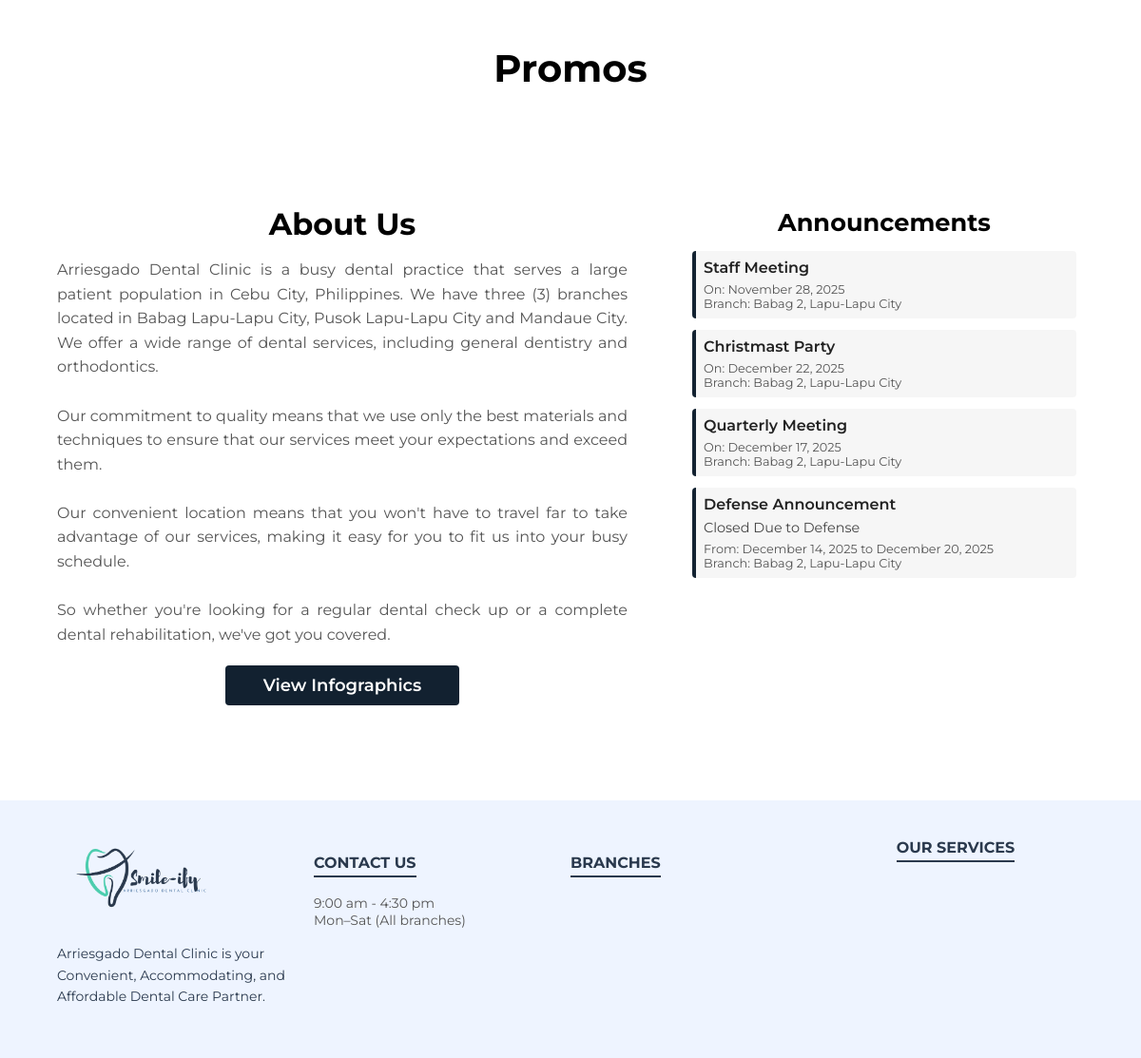
Before: / (lower part) with the older database file.
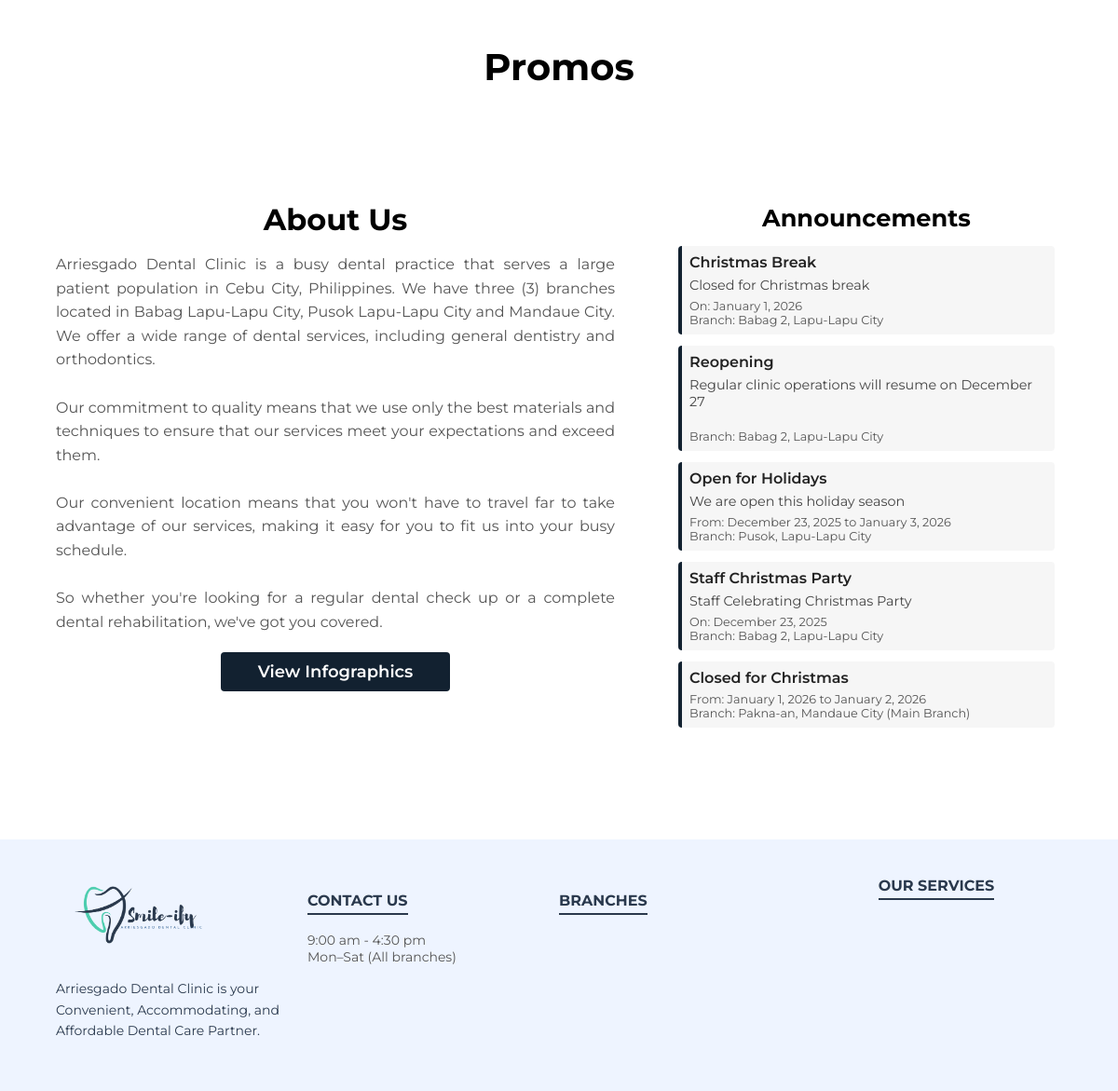
After: the same page with the newer database file.
### tables this page shows
CREATE TABLE `branch_announcements` (
  `id` int(11) NOT NULL,
  `announcement_id` int(11) NOT NULL,
  `branch_id` int(11) NOT NULL,
  `status` enum('Active','Inactive') DEFAULT 'Active',
  `start_date` date DEFAULT NULL,
  `end_date` date DEFAULT NULL,
  `date_created` datetime DEFAULT current_timestamp(),
  `date_updated` datetime DEFAULT current_timestamp() ON UPDATE current_timestamp()
);

CREATE TABLE `announcements` (
  `announcement_id` int(11) NOT NULL,
  `title` varchar(255) NOT NULL,
  `description` text NOT NULL,
  `type` enum('General','Closed') NOT NULL
);

CREATE TABLE `branch` (
  `branch_id` int(11) NOT NULL,
  `name` varchar(50) NOT NULL,
  `nickname` varchar(255) NOT NULL,
  `address` varchar(255) DEFAULT NULL,
  `phone_number` varchar(50) DEFAULT NULL,
  `dental_chairs` int(11) NOT NULL DEFAULT 1,
  `status` enum('Active','Inactive') DEFAULT 'Active',
  `date_created` datetime NOT NULL DEFAULT current_timestamp(),
  `date_updated` datetime NOT NULL DEFAULT current_timestamp() ON UPDATE current_timestamp(),
  `map_url` text NOT NULL
);

### index.php (the view, shortened to what this page needs)
<?php
require_once BASE_PATH . '/includes/header.php';
require_once BASE_PATH . '/includes/db.php';
$query = $conn->query("
    SELECT
        a.title,
        a.description,
        a.type,
        ba.start_date,
        ba.end_date,
        ba.status,
        ba.branch_id,
        b.name
    FROM announcements a
    INNER JOIN branch_announcements ba
        ON a.announcement_id = ba.announcement_id
    INNER JOIN branch b
        ON ba.branch_id = b.branch_id
    WHERE ba.status = 'Active'
    ORDER BY ba.date_created ASC
    LIMIT 5
");
$announcements = $query->fetch_all(MYSQLI_ASSOC);
?>
<head>
</head>
<body>
    <div class="promo-container">
        <div class="welcome-text">Promos</div>
    </div>
    <div class="aboutus-wrapper">
        <div class="aboutus-info">
            <p class="aboutus-heading">About Us</p>
                <p class="aboutus-paragraph">
                    Arriesgado Dental Clinic is a busy dental practice that serves a large patient population in Cebu City, Philippines. We have three (3) branches located in Babag Lapu-Lapu City, Pusok Lapu-Lapu City and Mandaue City. We offer a wide range of dental services, including general dentistry and orthodontics. <br><br>
                    Our commitment to quality means that we use only the best materials and techniques to ensure that our services meet your expectations and exceed them. <br><br>
                    Our convenient location means that you won't have to travel far to take advantage of our services, making it easy for you to fit us into your busy schedule. <br><br>
                    So whether you're looking for a regular dental check up or a complete dental rehabilitation, we've got you covered.
                </p>
            <div class="educational-container">
                <button onclick="openEducationalModal()" class="educational-button" id="openEducationalModal">View Infographics</button>
            </div>
        </div>
        <div class="announcement-panel">
            <h3 class="announce-title">Announcements</h3>
            <?php if (empty($announcements)): ?>
                <p>No announcements.</p>
            <?php else: ?>
                <?php foreach ($announcements as $item): ?>
                    <?php
                        $start = $item['start_date'] ? date("F j, Y", strtotime($item['start_date'])) : null;
                        $end   = $item['end_date'] ? date("F j, Y", strtotime($item['end_date'])) : null;
                        if ($start && $end) {
                            if ($item['start_date'] === $item['end_date']) {
                                $dateDisplay = "On: $start";
                            } else {
                                $dateDisplay = "From: $start to $end";
                            }
                        } else {
                            $dateDisplay = "";
                        }
                    ?>
                    <div class="announcement-card">
                        <h4><?= htmlspecialchars($item['title']) ?></h4>
                        <p><?= htmlspecialchars($item['description']) ?></p>
                        <small>
                            <?= $dateDisplay ?><br>
                            Branch: <?= htmlspecialchars($item['name']) ?>
                        </small>
                    </div>
                <?php endforeach; ?>
            <?php endif; ?>
        </div>
    </div>
    <?php require_once BASE_PATH . '/includes/footer.php'; ?>
</body>

### includes/header.php (shortened to what this page needs)
<!DOCTYPE html>
<html lang="en">
<head>
    <link rel="stylesheet" href="<?= BASE_URL ?>/css/style.css?v=<?= time(); ?>" />
    <link rel="stylesheet" href="https://cdn.datatables.net/1.13.4/css/jquery.dataTables.min.css" />
    <link rel="stylesheet" href="https://cdn.jsdelivr.net/npm/swiper@11/swiper-bundle.min.css" />
</head>

### includes/footer.php (shortened to what this page needs)
<div class="footer">
    <div class="footer-container">
        <div class="footer-column">
            <img class="footer-logo" src="/Smile-ify/images/logo/logo_default.png" alt="Logo">
            <p class="footer-about">
                Arriesgado Dental Clinic is your Convenient, Accommodating, and Affordable Dental Care Partner.
            </p>
        </div>
        <div class="footer-column">
            <h3>Contact Us</h3>
            <p class="footerDes">9:00 am - 4:30 pm<br>Mon–Sat (All branches)</p>
        </div>
        <div class="footer-column">
            <h3>Branches</h3>
        </div>
        <div class="footer-column services-column">
            <h3>Our Services</h3>
        </div>
    </div>
</div>

### css/style.css (style rules this page uses)
body, html { margin: 0; padding: 0; }
*, *::before, *::after { box-sizing: border-box; font-family: "Montserrat", sans-serif; }
.welcome-text { font-size: 40px; font-weight: bold; text-align: center; }
.promo-container { margin: 3rem auto; max-width: 1100px; }
.aboutus-wrapper { display: flex; flex-direction: row; gap: 60px; padding: 40px; max-width: 1200px; margin: 0 auto; align-items: flex-start; justify-content: center; flex-wrap: wrap; }
.aboutus-info { flex: 1; min-width: 300px; max-width: 600px; }
.aboutus-heading { font-size: 2rem; font-weight: bold; color: #000; margin-bottom: 15px; text-align: center; }
.aboutus-paragraph { font-size: 16px; line-height: 1.6; color: #555; text-align: justify; }
.announcement-panel { flex: 1; min-width: 320px; max-width: 420px; background: #fff; padding: 0.5rem; border-radius: 4px; }
.announce-title { font-size: 1.6rem; font-weight: 700; margin-bottom: 15px; text-align: center; }
.announcement-card { background: #f6f6f6; padding: 0.5rem; border-radius: 4px; margin-bottom: 12px; border-left: 4px solid #122130; }
.announcement-card h4 { margin: 0 0 6px 0; font-size: 1rem; font-weight: 600; color: #222; }
.announcement-card p { margin: 0 0 6px 0; font-size: 0.9rem; color: #444; }
.announcement-card small { display: block; margin-top: 4px; font-size: 0.8rem; color: #555; }
.educational-container { display: flex; justify-content: center; margin-top: 20px; }
.educational-button { display: inline-block; padding: 10px 40px; text-decoration: none; background-color: #122130; color: #fff; font-weight: 600; font-size: 18px; border-radius: 4px; border: none; transition: background-color 0.3s ease; }
.footer { background-color: #eef4ff; padding: 40px 0; margin-top: 5%; font-family: Arial, sans-serif; }
.footer-container { display: grid; grid-template-columns: repeat(4, 1fr); width: 90%; max-width: none; margin: 0 auto; text-align: left; }
.footer-logo { width: 180px; height: auto; margin-bottom: 10px; }
.footer-column h3 { color: #2a394d; margin-bottom: 12px; font-size: 16px; font-weight: bold; text-transform: uppercase; border-bottom: 2px solid #2a394d; display: inline-block; padding-bottom: 4px; }
.footer-column.services-column h3 { text-align: center; margin: 0 auto; display: table; }
.footer-about { color: #2a394d; margin-top: 10px; line-height: 1.6; font-size: 14px; }
.footerDes { color: #555; margin: 6px 0; font-size: 14px; text-decoration: none; }

Changed rows visible on the page:
removed branch_announcements: announcement.title "Staff Meeting", start_date "On: November 28, 2025", branch.name "Babag 2, Lapu-Lapu City"
removed branch_announcements: announcement.title "Christmast Party", start_date "On: December 22, 2025", branch.name "Babag 2, Lapu-Lapu City"
removed branch_announcements: announcement.title "Quarterly Meeting", start_date "On: December 17, 2025", branch.name "Babag 2, Lapu-Lapu City"
removed branch_announcements: announcement.title "Defense Announcement", announcement.description "Closed Due to Defense", dateDisplay "From: December 14, 2025 to December 20, 2025", branch.name "Babag 2, Lapu-Lapu City"
added branch_announcements: announcement.title "Christmas Break", announcement.description "Closed for Christmas break", start_date "On: January 1, 2026", branch.name "Babag 2, Lapu-Lapu City"
added branch_announcements: announcement.title "Reopening", announcement.description "Regular clinic operations will resume on December 27", branch.name "Babag 2, Lapu-Lapu City"
added branch_announcements: announcement.title "Open for Holidays", announcement.description "We are open this holiday season", dateDisplay "From: December 23, 2025 to January 3, 2026", branch.name "Pusok, Lapu-Lapu City"
added branch_announcements: announcement.title "Staff Christmas Party", announcement.description "Staff Celebrating Christmas Party", start_date "On: December 23, 2025", branch.name "Babag 2, Lapu-Lapu City"
added branch_announcements: announcement.title "Closed for Christmas", dateDisplay "From: January 1, 2026 to January 2, 2026", branch.name "Pakna-an, Mandaue City (Main Branch)"
